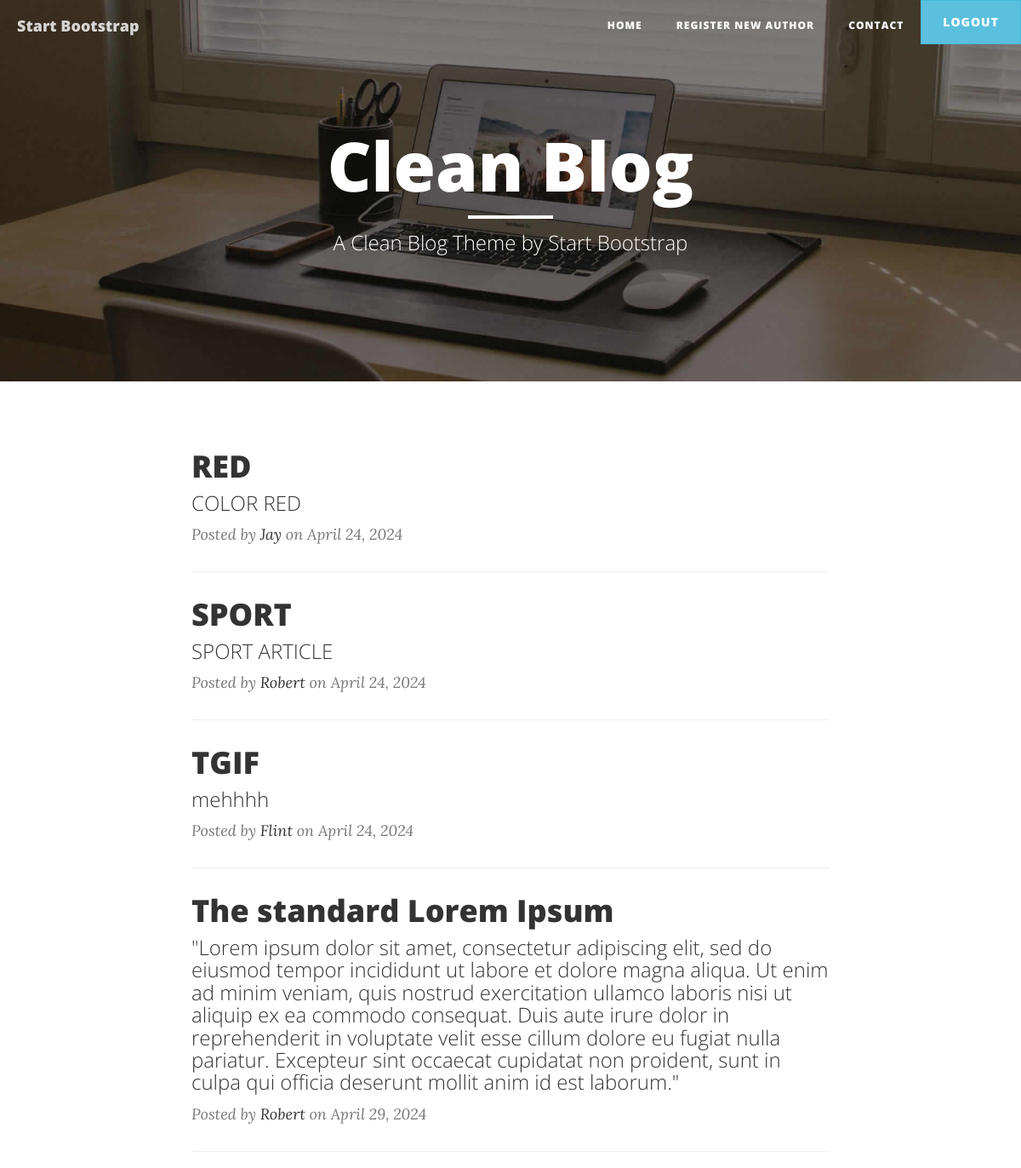
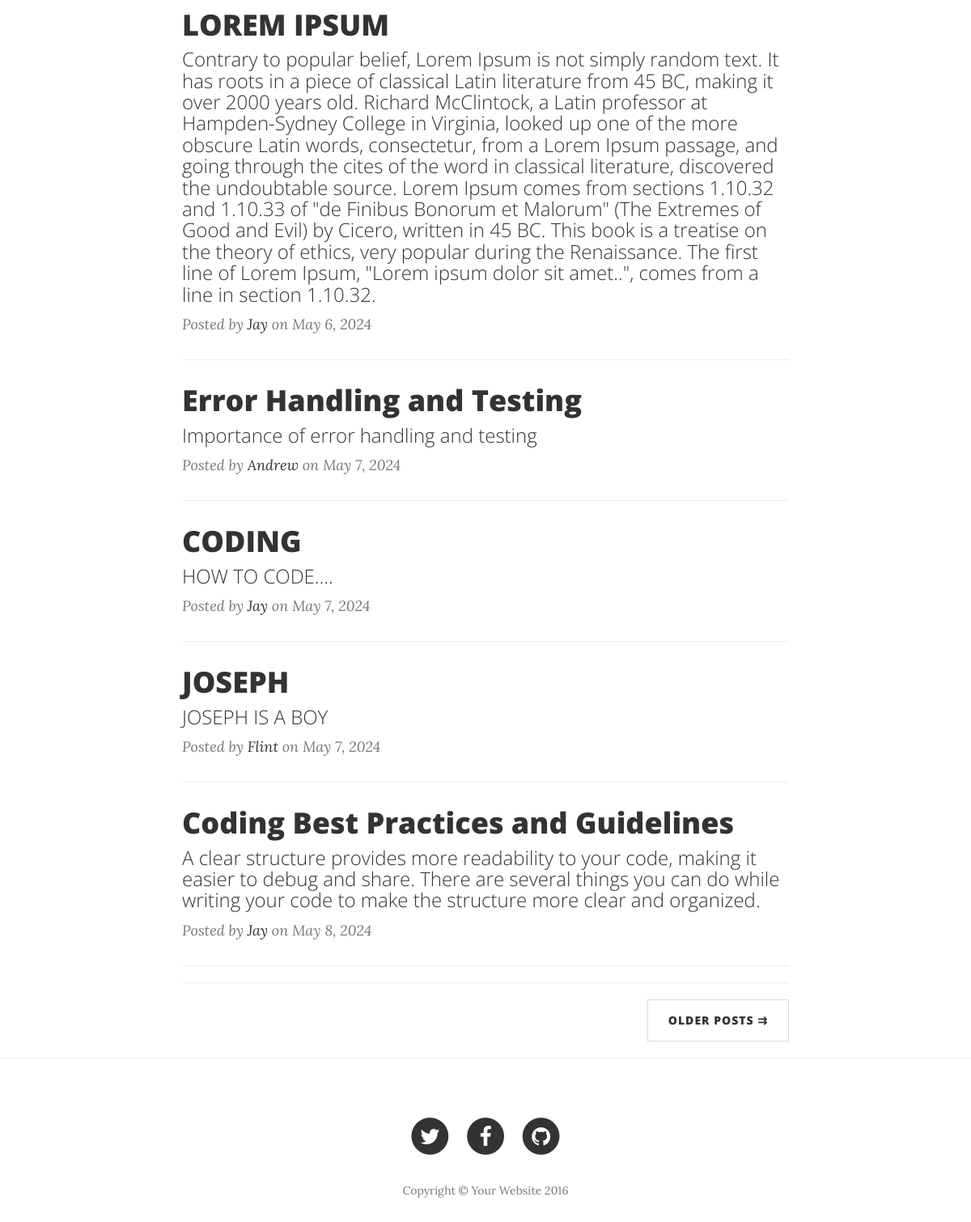
The app's page / (signed in) with its own data (2 pictures, top to bottom).
### blog_app/models.py (models this page shows, shortened)
class   BlogPost(models.Model):
      title=models.CharField(max_length=300)
      description=models.TextField()
      content=RichTextField()
      published_date=models.DateField(auto_now_add=True)
      post_banner=models.ImageField(upload_to="blogpost/")
      owner=models.ForeignKey(Author, on_delete=models.CASCADE, default=1)

class Author(models.Model):
      names=models.CharField(max_length=200)
      email=models.EmailField(max_length=255)

### blog_app/views.py (the view)
# urls.py: path('', home_page, name='home-page'),
@login_required
def home_page(request):
    posts=BlogPost.objects.all()
    context={
        'posts':posts
    }
    response = render(request, "main/index.html", context)
    response.set_cookie('first_cookie', 'yoop my first http cookie')
    return response

### templates/main/index.html
{%extends "base.html"%}
{%load static%}
{%block content%}
    <header class="intro-header" style="background-image: url({%static 'img/home-bg.jpg'%})">
        <div class="container">
            <div class="row">
                <div class="col-lg-8 col-lg-offset-2 col-md-10 col-md-offset-1">
                    <div class="site-heading">
                        <h1>Clean Blog</h1>
                        <hr class="small">
                        <span class="subheading">A Clean Blog Theme by Start Bootstrap</span>
                    </div>
                </div>
            </div>
        </div>
    </header>
    <div class="container">
        <div class="row">
            <div class="col-lg-8 col-lg-offset-2 col-md-10 col-md-offset-1">
                {% for post in posts %}
                <div class="post-preview">
                <a href="{%url 'blog-post' post.id %}">
                        <h2 class="post-title">
                            {{post.title}}
                        </h2>
                        <h3 class="post-subtitle">
                            {{post.description}}
                        </h3>
                    </a>
                    <p class="post-meta">Posted by <a href="{% url 'profile' post.owner.id %}"> {{post.owner.names}}</a> on {{post.published_date}}</p>
                </div>
                <hr>
                {% endfor %}
                <hr>
                <ul class="pager">
                    <li class="next">
                        <a href="#">Older Posts &rrarr;</a>
                    </li>
                </ul>
            </div>
        </div>
    </div>
    <hr>
{%endblock content%}

### templates/base.html (shortened to what this page needs)
{% load static%}
<!DOCTYPE html>
<html lang="en">
<head>
    <link href="{% static 'vendor/bootstrap/css/bootstrap.min.css' %}" rel="stylesheet">
    <link href="{% static 'css/clean-blog.min.css' %}" rel="stylesheet">
    <link href="{% static 'vendor/font-awesome/css/font-awesome.min.css' %}" rel="stylesheet" type="text/css">
</head>
   <nav class="navbar navbar-default navbar-custom navbar-fixed-top">
    <div class="container-fluid">
        <div class="navbar-header page-scroll">
            <a class="navbar-brand" href="index.html">Start Bootstrap</a>
        </div>
        <div class="collapse navbar-collapse" id="bs-example-navbar-collapse-1">
            <ul class="nav navbar-nav navbar-right">
                {%if user.is_authenticated%}
                <li>
                    <a href="{%url 'home-page' %}"> Home</a>
                </li>
                <li>
                    <a href="{%url 'new_author' %}">Register New Author</a>
                </li>
                <li>
                    <a href="{%url 'contact'%}">Contact</a>
                </li>
                <li>
                    <form action="{%url 'user-logout'%}" method="post">
                        <button class="btn btn-info" type="submit">Logout</button>
                        </form>
                </li>
                 {% endif %}
            </ul>
        </div>
    </div>
</nav>
{% block content%}
{% endblock content%}
    <footer>
        <div class="container">
            <div class="row">
                <div class="col-lg-8 col-lg-offset-2 col-md-10 col-md-offset-1">
                    <ul class="list-inline text-center">
                        <li>
                            <a href="#">
                                <span class="fa-stack fa-lg">
                                    <i class="fa fa-circle fa-stack-2x"></i>
                                    <i class="fa fa-twitter fa-stack-1x fa-inverse"></i>
                                </span>
                            </a>
                        </li>
                        <li>
                            <a href="#">
                                <span class="fa-stack fa-lg">
                                    <i class="fa fa-circle fa-stack-2x"></i>
                                    <i class="fa fa-facebook fa-stack-1x fa-inverse"></i>
                                </span>
                            </a>
                        </li>
                        <li>
                            <a href="#">
                                <span class="fa-stack fa-lg">
                                    <i class="fa fa-circle fa-stack-2x"></i>
                                    <i class="fa fa-github fa-stack-1x fa-inverse"></i>
                                </span>
                            </a>
                        </li>
                    </ul>
                    <p class="copyright text-muted">Copyright &copy; Your Website 2016</p>
                </div>
            </div>
        </div>
    </footer>
</body>
</html>

### records on screen
BlogPost: title "RED", description "COLOR RED", owner.names "Jay", published_date "April 24, 2024"
BlogPost: title "SPORT", description "SPORT ARTICLE", owner.names "Robert", published_date "April 24, 2024"
BlogPost: title "TGIF", description "mehhhh", owner.names "Flint", published_date "April 24, 2024"
BlogPost: title "The standard Lorem Ipsum", description "\"Lorem ipsum dolor sit amet, consectetur adipiscing elit, sed do eiusmod tempor incididunt ut labore et dolore magna aliqua. Ut enim ad minim veniam, quis nostrud exercitation ullamco laboris nisi ut aliquip ex ea commodo consequat. Duis aute irure dolor in reprehenderit in voluptate velit esse cillum dolore eu fugiat nulla pariatur. Excepteur sint occaecat cupidatat non proident, sunt in culpa qui officia deserunt mollit anim id est laborum.\"", owner.names "Robert", published_date "April 29, 2024"
BlogPost: title "LOREM IPSUM", description "Contrary to popular belief, Lorem Ipsum is not simply random text. It has roots in a piece of classical Latin literature from 45 BC, making it over 2000 years old. Richard McClintock, a Latin professor at Hampden-Sydney College in Virginia, looked up one of the more obscure Latin words, consectetur, from a Lorem Ipsum passage, and going through the cites of the word in classical literature, discovered the undoubtable source. Lorem Ipsum comes from sections 1.10.32 and 1.10.33 of \"de Finibus Bonorum et Malorum\" (The Extremes of Good and Evil) by Cicero, written in 45 BC. This book is a treatise on the theory of ethics, very popular during the Renaissance. The first line of Lorem Ipsum,…", owner.names "Jay", published_date "May 6, 2024"
BlogPost: title "Error Handling and Testing", description "Importance of error handling and testing", owner.names "Andrew", published_date "May 7, 2024"
BlogPost: title "CODING", description "HOW TO CODE....", owner.names "Jay", published_date "May 7, 2024"
BlogPost: title "JOSEPH", description "JOSEPH IS A BOY", owner.names "Flint", published_date "May 7, 2024"
BlogPost: title "Coding Best Practices and Guidelines", description "A clear structure provides more readability to your code, making it easier to debug and share. There are several things you can do while writing your code to make the structure more clear and organized.", owner.names "Jay", published_date "May 8, 2024"
